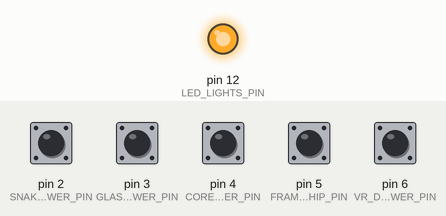
Recording of a sketch running on a simulated Arduino Uno, built with avr-gcc and run on an emulated ATmega328P. Shown: output pins drawn as LEDs (lit = HIGH). Inputs (shaded band) come from the test bench; at power-on: pin 2 (SNAKE_DRAWER_PIN), pin 3 (GLASSES_DRAWER_PIN), pin 4 (CORE_DRAWER_PIN), pin 5 (FRAME_CHIP_PIN), pin 6 (VR_DRAWER_PIN) HIGH. What the sketch prints to the serial monitor is not drawn.

Above: at 0.1 s.
At 2.2 s:
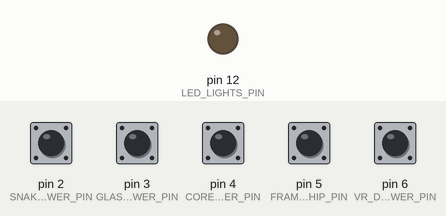
2.3 s: pin 2 (SNAKE_DRAWER_PIN) pulled LOW for 0.15 s
3.9 s: pin 3 (GLASSES_DRAWER_PIN) pulled LOW for 0.15 s
5.5 s: pin 4 (CORE_DRAWER_PIN) pulled LOW for 0.15 s
7.1 s: pin 5 (FRAME_CHIP_PIN) pulled LOW for 0.15 s
8.7 s: pin 6 (VR_DRAWER_PIN) pulled LOW for 0.15 s
Timing chart, 0 to 11.3 s (numbered marks = the images above; inputs shaded):
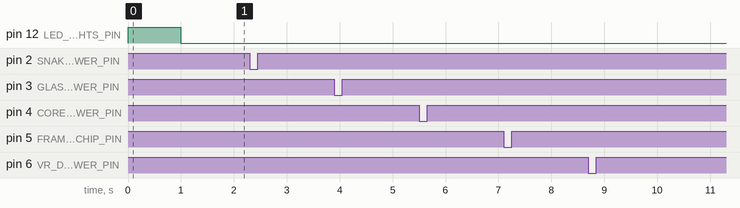

Measured:
- after the input at 2.3 s, every drawn part: stays the same
- after the input at 3.9 s, every drawn part: stays the same
- after the input at 5.5 s, every drawn part: stays the same
- after the input at 7.1 s, every drawn part: stays the same
- after the input at 8.7 s, every drawn part: stays the same

The sketch:

arduino-sketch-genesis.ino
```cpp
/* Defines */

#define LEN(x) (sizeof(x)/sizeof((x)[0]))

/* Input */

#define SNAKE_DRAWER_PIN 2
#define GLASSES_DRAWER_PIN 3
#define CORE_DRAWER_PIN 4
#define FRAME_CHIP_PIN 5
#define VR_DRAWER_PIN 6
int inPins[] = {SNAKE_DRAWER_PIN, GLASSES_DRAWER_PIN, CORE_DRAWER_PIN, FRAME_CHIP_PIN, VR_DRAWER_PIN};
String msgsToComputer[] = {"SnakeDrawerOpened", "GlassesDrawerOpened", "CoreDrawerOpened", "FrameChipRemoved", "VRDrawerOpened"};
int inPinsStates[LEN(inPins)];

/* Output */

#define LED_LIGHTS_PIN 12
int outPins[] = {LED_LIGHTS_PIN};
#define MSG_BLUE_LIGHTS 98 //ascii for 'b'
#define MSG_FLASH_LIGHTS 102 //ascii for 'f'
#define MSG_RED_LIGHTS 114 //ascii for 'r'

/* Setup */

void setup() {
  Serial.begin(9600);
  setUpInputs();
  setUpOutputs();
  while (!Serial) {
    delay(100);
  }
  flashLights();
}

void setUpInputs() {
  for (int i=0; i<LEN(inPins); i++) {
    pinMode(inPins[i], INPUT_PULLUP);
    inPinsStates[i] = digitalRead(inPins[i]);
  }
}

void setUpOutputs() {
  for (int i=0; i<LEN(outPins); i++) {
    pinMode(outPins[i], OUTPUT);
    digitalWrite(outPins[i], LOW);
  }
}

void flashLights() {
  digitalWrite(LED_LIGHTS_PIN, HIGH);
  delay(1000);
  digitalWrite(LED_LIGHTS_PIN, LOW);
}

/* Loop */

void loop() {
  //logInPinStates();
  handleMessagesFromComputer();
  handleInputsFromPins();
  delay(100);
}

void handleMessagesFromComputer() {
  if (Serial.available() > 0) {
    int value = Serial.read();
    if (value == MSG_BLUE_LIGHTS) {
      digitalWrite(LED_LIGHTS_PIN, LOW);
    } else if (value == MSG_RED_LIGHTS) {
      digitalWrite(LED_LIGHTS_PIN, HIGH);
    } else if (value == MSG_FLASH_LIGHTS) {
      delay(13000);
      for (int i=0; i<35; i++) {
        digitalWrite(LED_LIGHTS_PIN, HIGH);
        delay(500);
        digitalWrite(LED_LIGHTS_PIN, LOW);
        delay(500);
      }
    }
  }
}

void handleInputsFromPins() {
  for (int i=0; i<LEN(inPins); i++) {
    int newInPinState = digitalRead(inPins[i]);
    if ((inPinsStates[i] == HIGH) && (newInPinState == LOW)) {
      Serial.println(msgsToComputer[i]);
    }
    inPinsStates[i] = newInPinState;
  }
}

void logInPinStates() {
  for (int i=0; i<LEN(inPins); i++) {
    Serial.print(String(digitalRead(inPins[i])));
    Serial.print(" ");
  }
  Serial.println("");
}
```
